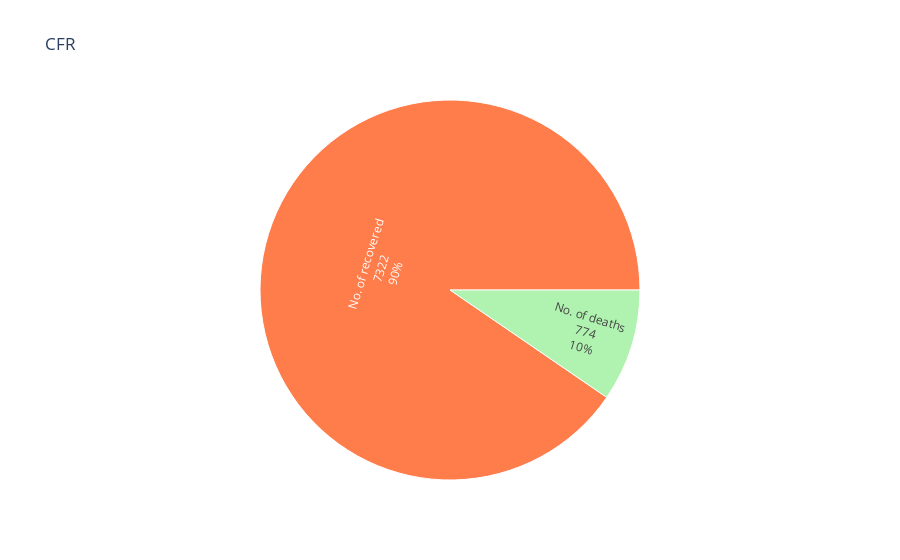

The notebook cell this image was saved under:
### Code cell
plot_pie('No. of deaths', 'No. of recovered', 'CFR', ['orangered', 'lightgreen'])

### Figure 1 — Plotly figure (JSON) as saved in the notebook; plotly's stock layout.template omitted (floating-point values rounded to 4 significant figures)
{"data": [{"branchvalues": "total", "domain": {"x": [0, 1], "y": [0, 1]}, "hovertemplate": "labels=%{label}<br>Value=%{value}<br>parent=%{parent}<br>id=%{id}<extra></extra>", "ids": ["No. of deaths", "No. of recovered"], "labels": ["No. of deaths", "No. of recovered"], "name": "", "parents": ["", ""], "textinfo": "label+text+value+percent root", "type": "sunburst", "values": [774, 7322]}], "layout": {"legend": {"tracegroupgap": 0}, "sunburstcolorway": ["orangered", "lightgreen"], "title": {"text": "CFR"}}}
